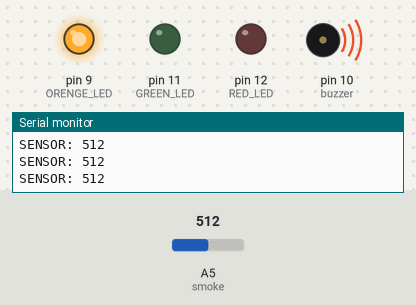
The sketch below on a simulated Arduino Uno, built with avr-gcc and run on an emulated ATmega328P. On the bench: output pins drawn as LEDs (lit = HIGH), buzzer (waves = sounding), the last lines printed to the serial monitor. The test bench sets the inputs (shaded band); at power-on: A5 (smoke) = 512.

Above: at 1.2 s.
1.3 s: A5 (smoke) set to 489
At 1.7 s:
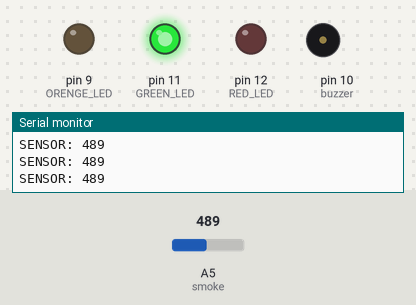
2.8 s: A5 (smoke) set to 610
At 4.0 s:
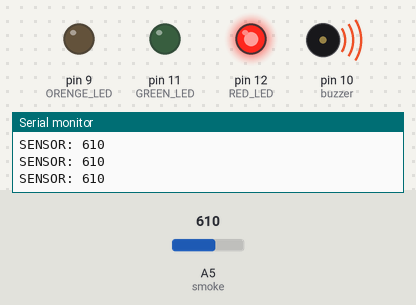
4.3 s: A5 (smoke) set to 590
At 5.5 s:
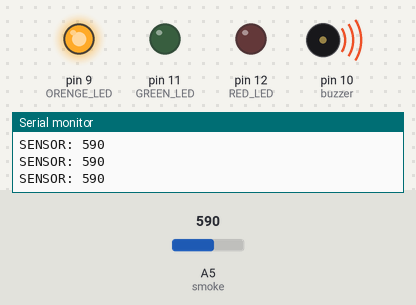
5.8 s: A5 (smoke) set to 490
At 6.9 s:
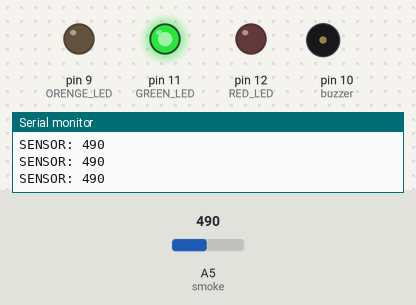
Timing chart, 0 to 8.3 s (numbered marks = the images above; inputs shaded):
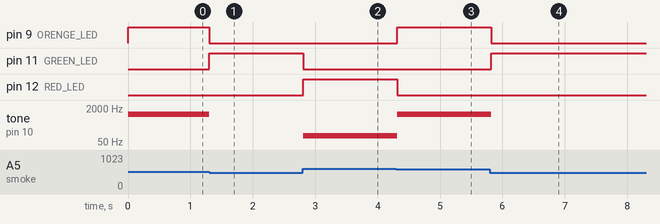

The sketch:

worksheet_6.ino
```cpp
int RED_LED = 12;
int GREEN_LED = 11;
int ORENGE_LED = 9;
int buzzer = 10;
int smoke = A5;

void setup()
{
    pinMode(RED_LED, OUTPUT);
    pinMode(GREEN_LED, OUTPUT);
    pinMode(ORENGE_LED, OUTPUT);
    pinMode(buzzer, OUTPUT);
    pinMode(smoke, INPUT);
    Serial.begin(9600);
}

void loop()
{
    int analogSensor = analogRead(smoke);

    Serial.print("SENSOR: ");
    Serial.println(analogSensor);

    if (analogSensor > 500 && analogSensor < 600)
    {
        digitalWrite(RED_LED, LOW);
        digitalWrite(ORENGE_LED, HIGH);
        digitalWrite(GREEN_LED, LOW);
        tone(buzzer, 1000, 350);
    }
    else if (analogSensor > 600)
    {
        digitalWrite(RED_LED, HIGH);
        digitalWrite(ORENGE_LED, LOW);
        digitalWrite(GREEN_LED, LOW);
        tone(buzzer, 100, 350);
    }
    else
    {
        digitalWrite(RED_LED, LOW);
        digitalWrite(ORENGE_LED, LOW);
        digitalWrite(GREEN_LED, HIGH);
        noTone(buzzer);
    }
    delay(100);
}
```

Measured:
- the behaviour switches between 501 and 500 on A5 (smoke) (found by bisection; images 0 and 1)
- after the input at 1.3 s, pin 9 (ORENGE_LED): HIGH → LOW at once; pin 11 (GREEN_LED): LOW → HIGH at once; tone on pin 10 (buzzer): 1000 Hz → silent at once
- after the input at 2.8 s, pin 11 (GREEN_LED): HIGH → LOW at once; pin 12 (RED_LED): LOW → HIGH at once; tone on pin 10 (buzzer): silent → 100 Hz at once
- after the input at 4.3 s, pin 9 (ORENGE_LED): LOW → HIGH at once; pin 12 (RED_LED): HIGH → LOW at once; tone on pin 10 (buzzer): 100 Hz → 1000 Hz at once
- after the input at 5.8 s, pin 9 (ORENGE_LED): HIGH → LOW at once; pin 11 (GREEN_LED): LOW → HIGH at once; tone on pin 10 (buzzer): 1000 Hz → silent at once
